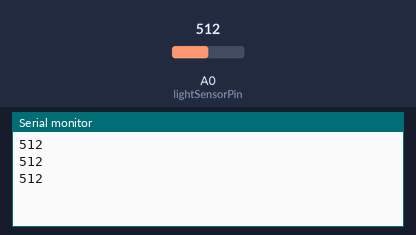
Simulated run of this sketch. Board: Arduino Uno, built with avr-gcc and run on an emulated ATmega328P. Shown: the last lines printed to the serial monitor. Inputs (shaded band) come from the test bench; at power-on: A0 (lightSensorPin) = 512.

Above: at 1.3 s.
1.4 s: A0 (lightSensorPin) set to 716
At 1.9 s:
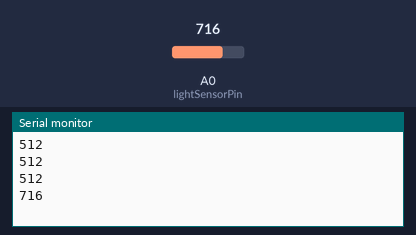
2.9 s: A0 (lightSensorPin) set to 900
At 3.4 s:
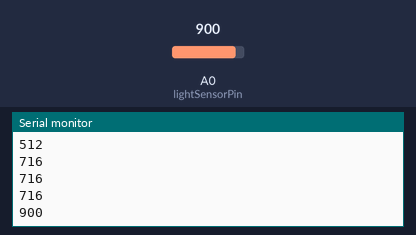
Timing chart, 0 to 5.9 s (numbered marks = the images above; inputs shaded):
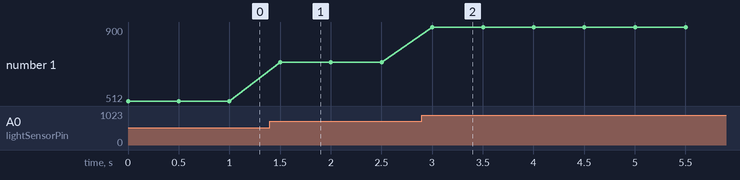

The sketch:

Finalfinal_Arduino.ino
```cpp
int lightSensorPin = A0;

void setup() {
  Serial.begin(9600);
}

void loop() {
  int sensorValue = analogRead(lightSensorPin);
  Serial.println(sensorValue);
  delay(500);
}
```

Measured:
- after the input at 1.4 s, the serial monitor: prints a new line after 0.10 s (image 1)
- after the input at 2.9 s, the serial monitor: prints a new line after 0.10 s (image 2)
- plotted number 1: 512 → 716 after the input at 1.4 s, 716 → 900 after the input at 2.9 s
